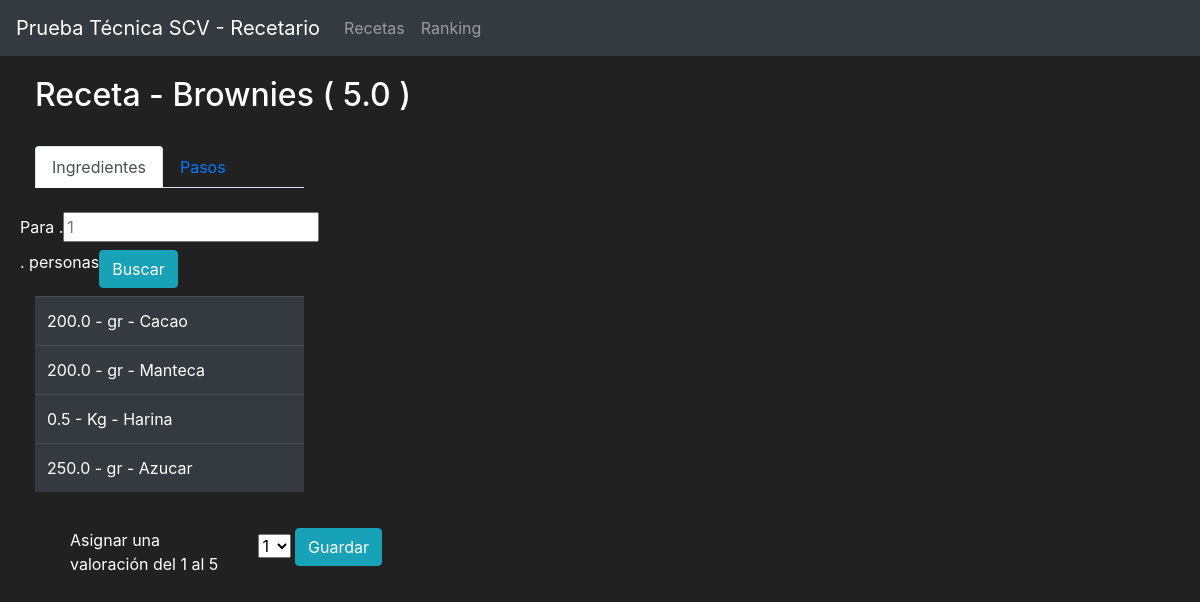
Screenshot of /receta?idreceta=3 with the database file from the repository.
### recetario/models.py (models this page shows, shortened)
class Receta(db.Model):
    id = db.Column(db.Integer(), primary_key=True)
    nombre = db.Column(db.String(length=30), nullable=False)
    ingredientes = db.relationship('Ingrediente', backref='own_receta', lazy=True)
    valoraciones = db.relationship('Valoracion', backref='own_valoracion', lazy=True)
    pasos = db.relationship('Paso', backref='own_pasos', lazy=True)
    def get_ingredientes(self):
        return self.ingredientes
    def get_pasos(self):
        return self.pasos

class Ingrediente(db.Model):
    id = db.Column(db.Integer(), primary_key=True)
    nombre = db.Column(db.String(length=30), nullable=False)
    cantidad = db.Column(db.Float(), nullable=False)
    unidad = db.Column(db.String(length=5), nullable=False)
    p_receta = db.Column(db.Integer(), db.ForeignKey('receta.id'))

### recetario/routes.py (the view)
@app.route('/receta', methods=['GET'])
def receta():
    idBusqueda = request.args.get('idreceta')
    pax = request.args.get('pax')
    if pax is None:
        pax = 1
    receta = services.get_receta(idBusqueda)
    pasos =services.get_pasos(idBusqueda)
    ingredientes = services.get_ingredientes_pax(idBusqueda,pax)
    puntajes = [1,2,3,4,5]
    return render_template('receta.html', receta = receta, pasos = pasos, ingredientes = ingredientes, puntajes = puntajes)

### recetario/models.py (called while the page is built)
    def __repr__(self):
        return f'{self.descripcion}'

### recetario/services.py (called while the page is built)
def get_receta(idBusqueda):
    receta = Receta.query.filter_by(id=idBusqueda).first()
    vistaReceta = vReceta()
    avg = db.session.query(func.avg(Valoracion.puntaje).label("Punt")).group_by(Valoracion.p_receta).where(Valoracion.p_receta == receta.id).all()
    vistaReceta.id = receta.id
    vistaReceta.nombre = receta.nombre
    if avg is None:
        vistaReceta.promedio = 0
    else:
        vistaReceta.promedio = str(avg[0].Punt)
    return vistaReceta

def get_ingredientes_pax(idBusqueda,pax):
    objetivo = Receta.query.filter_by(id=idBusqueda).first()
    ingredientes = objetivo.get_ingredientes()
    resultados = []
    for ingrediente in ingredientes:
        vistaIngrediente = vIngrediente()
        vistaIngrediente.nombre = ingrediente.nombre
        vistaIngrediente.cantidad = ingrediente.cantidad * int(pax)
        vistaIngrediente.unidad = ingrediente.unidad
        resultados.append(vistaIngrediente)
    return resultados

def get_pasos(idBusqueda):
    objetivo = Receta.query.filter_by(id=idBusqueda).first()
    pasos = objetivo.get_pasos()
    return pasos

### recetario/templates/receta.html (shortened to what this page needs)
{% extends 'base.html' %}
{% block content %}
<div class="row" style="margin-top:20px;margin-left:20px">
    <div class="col-6">
    <h2>Receta - {{receta.nombre}} ( {{receta.promedio}} ) </h2>
    <br>
    <div class="row">
        <div class="col-6">
    <ul class="nav nav-tabs" id="myTab" role="tablist">
        <li class="nav-item">
          <a class="nav-link active" id="home-tab" data-toggle="tab" href="#ingredientes" role="tab" aria-controls="home" aria-selected="true">Ingredientes</a>
        </li>
         <li class="nav-item">
          <a class="nav-link" id="pasos-tab" data-toggle="tab" href="#pasos" role="tab" aria-controls="contact" aria-selected="false">Pasos</a>
        </li>
      </ul>
      <div class="tab-content" id="myTabContent">
        <div class="tab-pane fade show active" id="ingredientes" role="tabpanel" aria-labelledby="home-tab">
            <br/>
                <form class="form-inline" action="{{ url_for('receta') }}">
                <div class="row">
                    <div class="form-group mb-2 col-xs-2">
                    Para  .
                        <input class="text" name="pax" placeholder="1" autofocus="autofocus" type="text">
                    </div>
                    . personas
                    <div class="form-group mb-2 col-xs-2">
                        <button class="btn btn-outline btn-info"> Buscar </button>
                    </div>
                </div>
                </form>
            <table class="table table-hover table-dark">
                <tbody>
                    {% for ingrediente in ingredientes %}
                        <tr>
                            <td> {{ingrediente.cantidad}} - {{ingrediente.unidad}} - {{ingrediente.nombre}} </td>
                        </tr>
                    {% endfor %}
                </tbody>
            </table>
        </div>
      </div>
    </div>
</div>
<form action="{{ url_for('guardarValoracion') }}" method="post">
    <div class="row" style="margin-top:20px;margin-left:20px">
        <div class="col-4">
            Asignar una valoración del 1 al 5
        </div>
        <div class="col-4">
            <select name="valorUsuario">
                <option value="{{puntajes[0]}}" selected>{{puntajes[0]}}</option>
            </select>
            <button type="submit" class="btn btn-outline btn-info"> Guardar </button>
        </div>
    </div>
</form>
    {% endblock %}

### recetario/templates/base.html (style rules this page uses)
body { background-color: #212121; color: white }

### rows the page displays
Receta: nombre "Brownies"
Ingrediente: cantidad "200.0", unidad "gr", nombre "Cacao"
Ingrediente: cantidad "200.0", unidad "gr", nombre "Manteca"
Ingrediente: cantidad "0.5", unidad "Kg", nombre "Harina"
Ingrediente: cantidad "250.0", unidad "gr", nombre "Azucar"

### other values shown
{{ receta.promedio }} "5.0"
form field valorUsuario "1"
